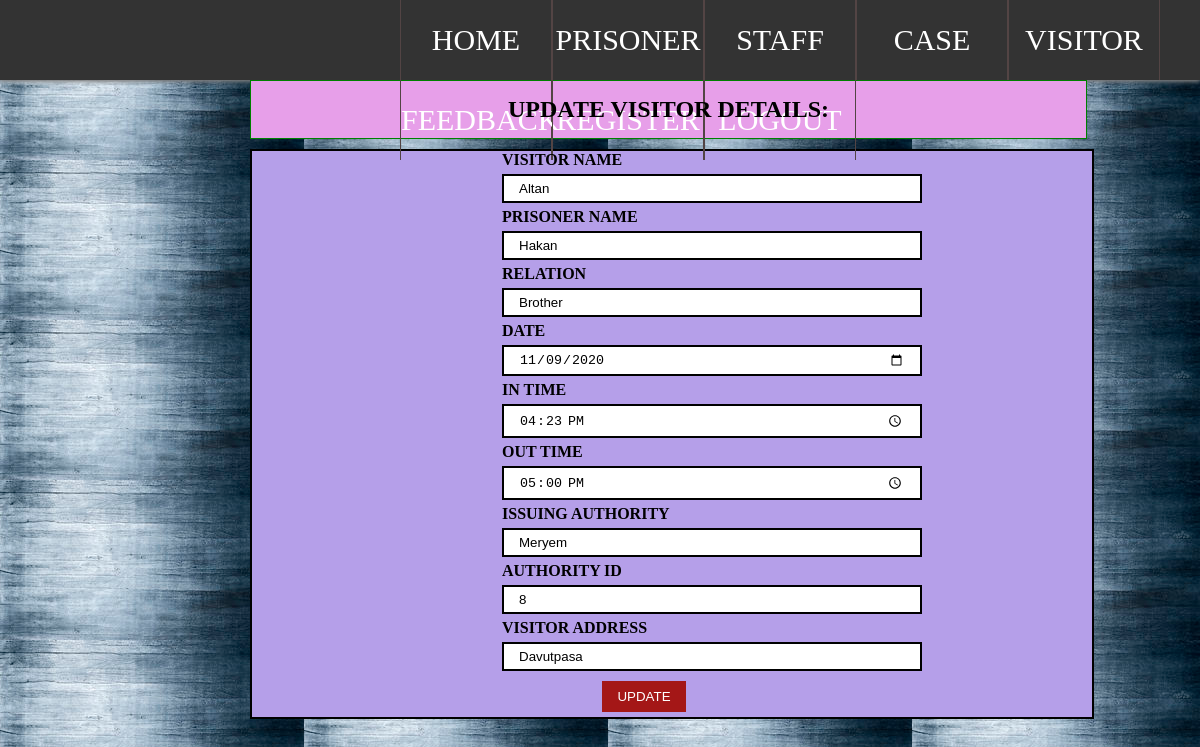
Page /updateVisitor.php?edit=54 on the committed database.
### tables this page shows
CREATE TABLE `visitor` (
  `PID` int(11) NOT NULL,
  `VISITOR_NAME` varchar(30) NOT NULL,
  `PRISONER_NAME` varchar(30) NOT NULL,
  `RELATION` varchar(30) NOT NULL,
  `DATE` date NOT NULL,
  `IN_TIME` time NOT NULL,
  `OUT_TIME` time NOT NULL,
  `ISSUING_AUTHORITY` varchar(30) NOT NULL,
  `SID` int(11) NOT NULL,
  `VISITOR_ADDRESS` text NOT NULL
);

### updateVisitor.php (the view, shortened to what this page needs)
<!DOCTYPE html>
<html>
<body>
<body background="images/editbg.jpg">
<?php
	require 'conn.php';
   include 'index.php';
	if( isset($_GET["edit"]) )
	{
		$id = $_GET["edit"];
		$res= mysqli_query($conn,"SELECT * FROM PMS.visitor WHERE PID='$id'");
		$row= mysqli_fetch_assoc($res);
	}
?>
<h2>UPDATE VISITOR DETAILS:</h2>
<form action="updateVisitor.php" method="POST">
 <div class="container">
 <label><b>VISITOR NAME</b></label> <br>
  <input type="text" name="newVName" value="<?php echo $row['VISITOR_NAME']; ?>">
	<br>
	<label><b>PRISONER NAME</b></label> <br>
  <input type="text" name="newPName" value="<?php echo $row['PRISONER_NAME']; ?>">
	<br>
		<label><b>RELATION</b></label> <br>
    <input type="text" name="newRelation" value="<?php echo $row['RELATION']; ?>">
	<br>
	<label><b>DATE</b></label> <br>
    <input type="date" name="newDate" value="<?php echo $row['DATE']; ?>">
	<br>
		<label><b>IN TIME</b></label> <br>
    <input type="time" name="newIn" value="<?php echo $row['IN_TIME']; ?>">
<br>
		<label><b>OUT TIME</b></label> <br>
    <input type="time" name="newOut" value="<?php echo $row['OUT_TIME']; ?>">
<br>
		<label><b>ISSUING AUTHORITY</b></label> <br>
    <input type="text" name="newAuthority" value="<?php echo $row['ISSUING_AUTHORITY']; ?>">
<br>
		<label><b>AUTHORITY ID</b></label> <br>
    <input type="text" name="newSid" value="<?php echo $row['SID']; ?>">
	<br>
		<label><b>VISITOR ADDRESS</b></label> <br>
    <input type="text" name="newAddress" value="<?php echo $row['VISITOR_ADDRESS']; ?>">
<br>
  <button type="submit" name="btn" value=submit>UPDATE</button>
    </div>
</form>
</body>
</html>

### updateVisitor.php (style rules this page uses)
h2 { border:1px solid green; text-align: center; color: black; padding: 15px 1px; margin:0px 113px 10px 250px; background-color:#E79FE9; }
form { width: 70%; border: 2px solid black; background-color: #B59FE9; margin: 0px 113px 10px 250px; }
input[type=text],input[type=time], input[type=date], input[type=select] { width: 50%; padding: 5px 15px; margin: 5px 250px; display: inline-block; border: 2px solid black; box-sizing: border-box; }
label,select { margin: 15px 250px; }
button { text-align: center; background-color: #A41717; color: white; padding: 8px 15px; margin: 5px 350px ; border: none; cursor: pointer; width: 10%; }

### index.php (style rules this page uses)
* { margin: 0px; padding: 0px; }

### rows in the picture
visitor: newVName "Altan", newPName "Hakan", newRelation "Brother", newDate "11/09/2020", newIn "16:23:00", newOut "17:00:00", newAuthority "Meryem", newSid "8", newAddress "Davutpasa"
